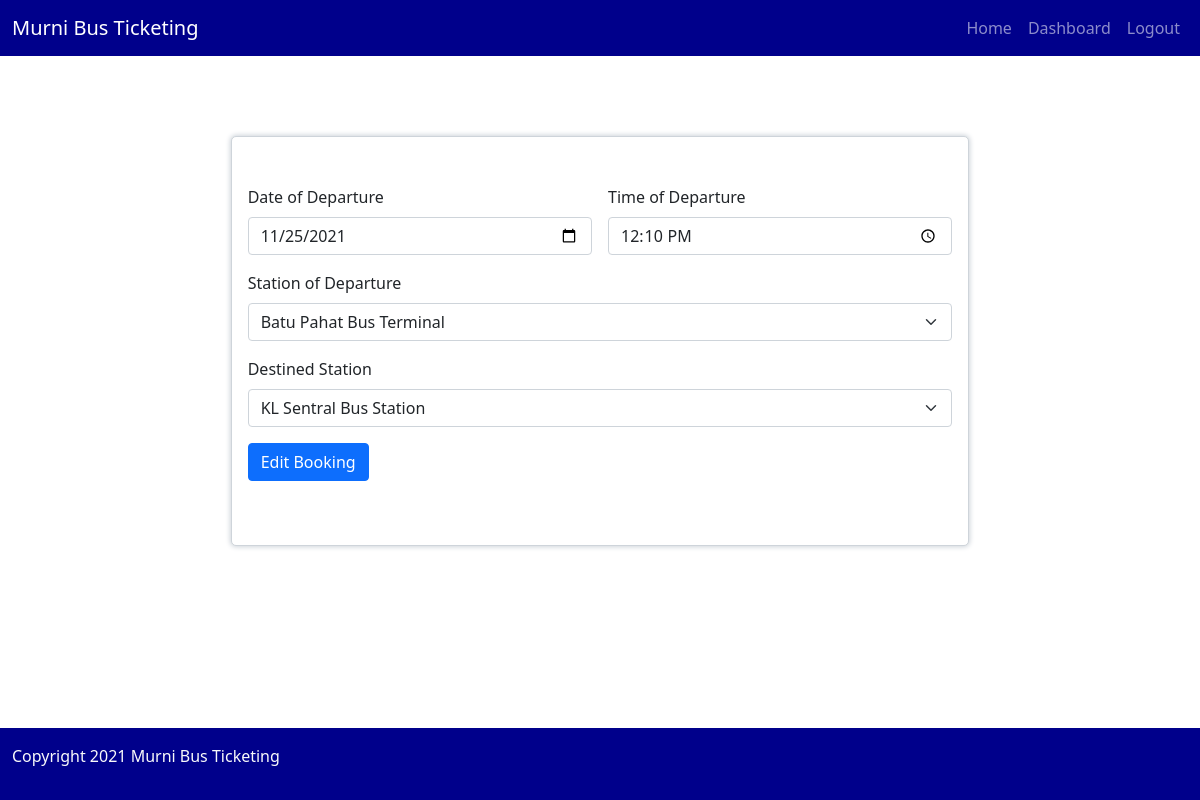
The page /edit_booking.php?edit_booking=19 (signed in) on the database its author committed.
### tables this page shows
CREATE TABLE `busbooking` (
  `booking_id` int(6) NOT NULL,
  `depart_date` date NOT NULL,
  `depart_time` time NOT NULL,
  `journey` varchar(10) NOT NULL,
  `depart_station` varchar(20) DEFAULT NULL,
  `dest_station` varchar(20) NOT NULL
);

### edit_booking.php (the view, shortened to what this page needs)
<?php
include ('common.php');
$user_id        =   $_SESSION['user_id'];
if (isset($_GET['edit_booking']))
    $booking_id     =   $_GET['edit_booking'];
else if (isset($_POST['edit_booking']))
    $booking_id     =   $_POST['edit_booking'];
else
    array_push($errors, "An errors has occured while requesting for the booking id");
$user_edit_query    =   sprintf("SELECT b.booking_id,
                                        depart_date,
                                        depart_time,
                                        depart_station,
                                        dest_station
                                 FROM customer_busbooking AS cb, busbooking AS b
                                 WHERE cb.customer_id = '%d'
                                 AND cb.booking_id = b.booking_id
                                 AND cb.booking_id = '%d'
                                 LIMIT 1",
                                 $user_id,
                                 $booking_id
                                );
$user_edit_result   =   mysqli_query($dbconnect, $user_edit_query);
if (mysqli_num_rows($user_edit_result) == 1)
{
    $booking_info   =   mysqli_fetch_assoc($user_edit_result);
    $depart_date    =   $booking_info['depart_date'];
    $depart_time    =   $booking_info['depart_time'];
    $depart_station =   $booking_info['depart_station'];
    $dest_station   =   $booking_info['dest_station'];
}
include ('includes/header.php');
?>
<div class="container">
    <div class="row justify-content-center mt-5 g-3">
        <div class="col-sm-10 col-md-8 col-lg-8">
            <div class="main-container container py-5">
                <form class="row g-3 mb-3" action="edit_booking.php" method="post">
                    <div class="col-sm-6">
                        <label for="depart_date" class="form-label">Date of Departure</label>
                        <input id="depart_date" min="<?php echo date("Y-m-d"); ?>" max="<?php echo date("Y-m-d", strtotime('+1 year')); ?>" value="<?php echo $depart_date; ?>" type="date" name="depart_date" class="form-control"/>
                    </div>
                    <div class="col-sm-6">
                        <label for="depart_time" class="form-label">Time of Departure</label>
                        <input id="depart_time" type="time" name="depart_time" value="<?php echo $depart_time; ?>" class="form-control"/>
                    </div>
                    <div class="col-sm-12">
                        <label for="depart_station" class="form-label">Station of Departure</label>
                        <select id="depart_station" class="form-select" name="depart_station">
                            <option value="bt_pahat" <?php sticky_select($depart_station, "bt_pahat"); ?>>Batu Pahat Bus Terminal</option>
                        </select>
                    </div>
                    <div class="col-sm-12">
                        <label for="dest_station" class="form-label">Destined Station</label>
                        <select id="dest_station" class="form-select" name="dest_station">
                            <option value="kl_sentral" <?php sticky_select($dest_station, "kl_sentral"); ?>>KL Sentral Bus Station</option>
                        </select>
                    </div>
                    <div class="col-sm-12">
                        <input type="submit" class="btn btn-primary" name="confirm_edit" value="Edit Booking" />
                    </div>
                </form>
            </div>
        </div>
    </div>
</div>
<?php include ('includes/footer_fixed.php'); ?>

### css/stylesheet.css (style rules this page uses)
.main-container { border: 1px solid #ced4da; border-radius: 5px; box-shadow: 0px 0px 5px 1px #ced4da; background-color: #ffffff; }

### rows shown on the page
busbooking: depart_date "11/25/2021", depart_time "12:10:00", depart_station "Batu Pahat Bus Terminal", dest_station "KL Sentral Bus Station"
